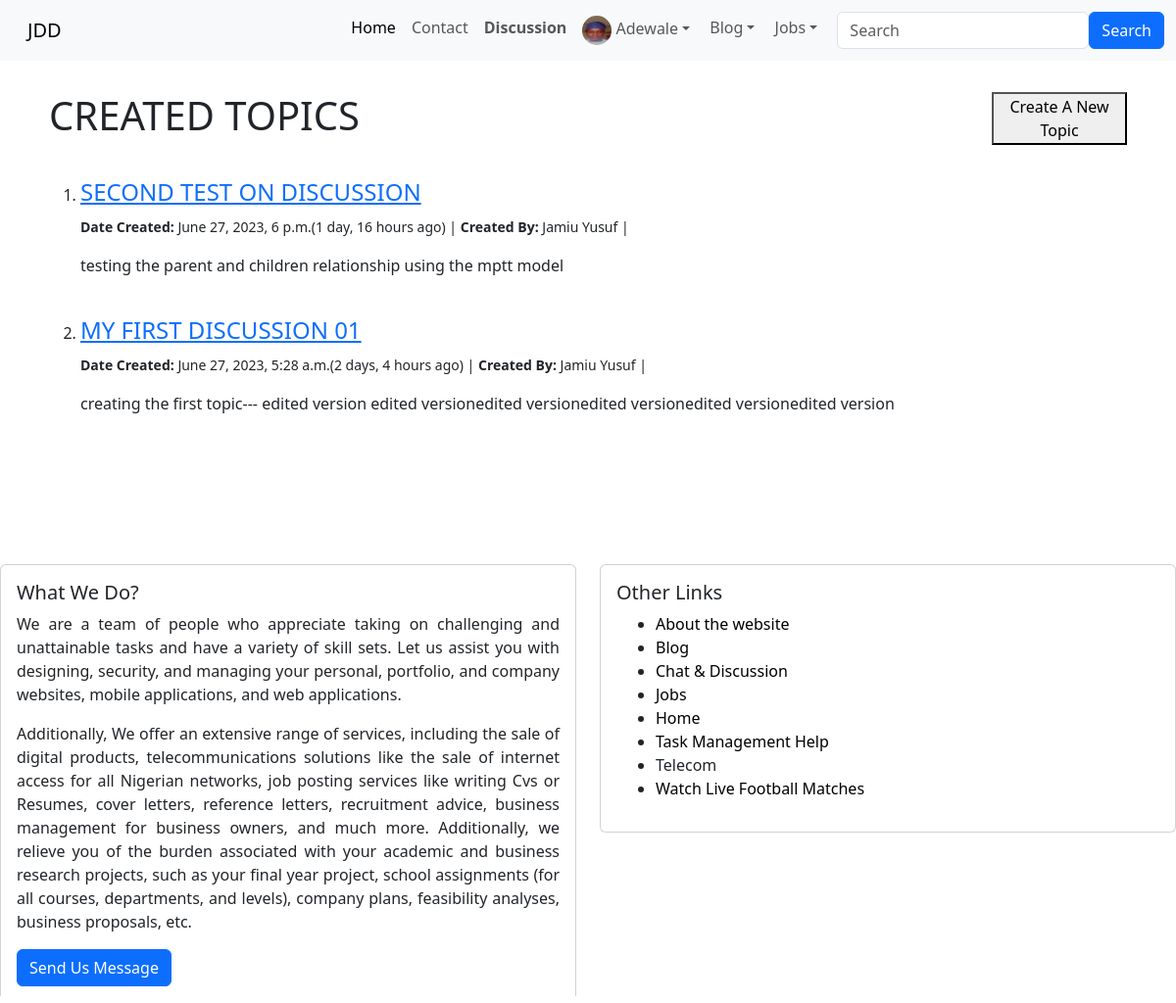
The app's page /discussion/discussion/ (signed in) with its own data.
### index/models.py (models this page shows, shortened)
class Profile(models.Model):
    user = models.OneToOneField(User, null=True, on_delete=models.CASCADE)
    bio = RichTextField(blank=True, null=True)
    profile_pic = models.ImageField(null=True, blank=True, upload_to="images/profile/")
    linkedln_url = models.CharField(max_length=255, blank=True, null=True)
    facebook_url =  models.CharField(max_length=255, blank=True, null=True)
    twitter_url= models.CharField(max_length=255, blank=True, null=True)
    instagram_url =  models.CharField(max_length=255, blank=True, null=True)
    whatsapp_url= models.CharField(max_length=255, blank=True, null=True)
    github_url=  models.CharField(max_length=255, blank=True, null=True)
    website_url= models.CharField(max_length=255, blank=True, null=True)
    email_url= models.CharField(max_length=255, blank=True, null=True)

### discussion/models.py (models this page shows, shortened)
class Discussion(models.Model):
    author = models.ForeignKey(User, on_delete=models.CASCADE)
    title = models.CharField(max_length=255, unique=True)
    date = models.DateTimeField(auto_now_add=True)
    content = RichTextField(blank=True, null=True, unique=True)
    likes = models.ManyToManyField(User, related_name='discuss_posts')

### discussion/views.py (the view)
# urls.py: path('discussion/', DiscussionHomeView.as_view(), name="discuss_list"),
class DiscussionHomeView(ListView):
    model = models.Discussion
    template_name = 'discussion/discuss_list.html'
    ordering = ['-date']

### discussion/templates/discussion/discuss_list.html (shortened to what this page needs)
{% extends 'home/base.html' %}
{% load humanize %}
{% block body %}
<div class="d-flex">
    <div class="p-2 w-100"><h1> CREATED TOPICS </h1></div>
    <div class="p-2 flex-shrink-1" ><a href="{% url 'discussion:create_discussion' %}"><button> Create A New Topic </button></a></div>
</div>
    <br>
        <ol>
        {% for discuss in object_list %}
        <li>
           <h4><a href="{% url 'discussion:discuss_details' discuss.pk %}"> {{discuss.title | upper}}</a></h4>
           {% if user.is_authenticated %}
                <small>
                   <b>Date Created:</b>  {{discuss.date}}({{discuss.date | naturaltime}}) | <b>Created By: </b>
                        {{discuss.author.first_name}} {{discuss.author.last_name}} |
                </small>
                <p>
                       {{discuss.content | safe | truncatewords:"30"}}
                </p>
        {% endif %}
        </li> <br>
        {% empty %}
            <h2>No recent discussion availabe at the moment....</h2>
        {% endfor %}
    </ol>
{% endblock %}

### index/templates/home/base.html (shortened to what this page needs)
{% load static %}
{% load humanize %}
<!doctype html>
<html lang="en" >
  <head>
    <link rel="stylesheet" href="https://cdn.jsdelivr.net/npm/bootstrap@5.3.0-alpha3/dist/css/bootstrap.rtl.min.css">
    {% load static %}
  </head>
  <header>
    <nav class="navbar navbar-expand-lg bg-body-tertiary">
      <div class="container-fluid">
        <a class="navbar-brand" href="{% url 'index:home' %}">JDD</a>
        <div class="collapse navbar-collapse" id="navbarSupportedContent">
          <ul class="navbar-nav me-auto mb-2 mb-lg-0">
            <li class="nav-item">
            <a class="nav-link active" aria-current="page" href="{% url 'index:home' %}">Home</a>
            </li>
            <li class="nav-item">
              <a class="nav-link" href="{% url 'contact:contact' %}">Contact</a>
            </li>
            <li class="nav-item">
              <a class="nav-link" href="{% url 'discussion:discuss_list' %}"><b>Discussion</b> </a>
            </li>
            {% if user.is_authenticated %}
                  <li class="nav-item dropdown">
                    <a class="nav-link dropdown-toggle" href="" role="button"
                    data-bs-toggle="dropdown" aria-expanded="false">
                    {% if user.profile.profile_pic %}
                    <img src="{{ user.profile.profile_pic.url }}" class="rounded-circle" alt="Author profile image" width="30" height="30"> {{ user }}
                    {% else %}
                        <img src="{% static 'images/profile_user_icon.png' %}" class="rounded-circle" alt="Default profile image" width="20" height="20"> {{user}}
                    {% endif %}
                    </a>
                  </li>
                   <li class="nav-item dropdown">
                    <a class="nav-link dropdown-toggle" href="{% url 'index:blog_list' %}" role="button"
                    data-bs-toggle="dropdown" aria-expanded="false">
                    Blog
                    </a>
                  </li>
                  <li class="nav-item dropdown">
                    <a class="nav-link dropdown-toggle" href="{% url 'index:blog_list' %}" role="button"
                    data-bs-toggle="dropdown" aria-expanded="false">
                     Jobs
                    </a>
                  </li>
            {% endif %}
          </ul>
          {% include 'home/search.html' %}
        </div>
      </div>
    </nav>
  </header>
  <body>
    <div class="container"> <br>
        {% block body %} {% endblock %}
      </div>
  </body>
  <footer>
<br><br><br><br>
    <div class="row">
      <div class="col-sm-6 mb-3 mb-sm-0">
        <div class="card">
          <div class="card-body">
            <h5 class="card-title">What We Do?</h5>
            <p class="card-text" style="text-align: justify;">
              We are a team of people who appreciate taking on challenging and unattainable tasks and have a variety of skill sets.
              Let us assist you with designing, security, and managing your personal, portfolio, and company websites,
              mobile applications, and web applications.
            </p>
            <p style="text-align: justify;">
               Additionally, We offer an extensive range of services, including the sale of digital products, telecommunications solutions
              like the sale of internet access for all Nigerian networks, job posting services like writing Cvs or Resumes,
              cover letters, reference letters, recruitment advice, business management for business owners, and much more.
              Additionally, we relieve you of the burden associated with your academic and business research projects, such
              as your final year project, school assignments (for all courses, departments, and levels), company plans,
              feasibility analyses, business proposals, etc.
            </p>
            <a href="{% url 'contact:contact' %}" class="btn btn-primary">Send Us Message</a>
          </div>
        </div>
      </div>
      <div class="col-sm-6">
        <div class="card">
          <div class="card-body">
            <h5 class="card-title">Other Links</h5>
            <ul>
              <li><a href="#" class="footer-link">About the website</a></li>
              <li><a href="{% url 'index:blog_list' %}" class="footer-link">Blog</a></li>
              <li><a href="{% url 'discussion:discuss_list' %}" class="footer-link">Chat & Discussion</a></li>
              <li><a href="{% url 'jobs:job_list' %}" class="footer-link">Jobs</a></li>
              <li><a href="{% url 'index:home' %}" class="footer-link">Home</a></li>
              <li><a href="{% url 'tasks:tasks_list' %}" class="footer-link">Task Management Help</a></li>
              <li class="nav-item">
                <a class="nav-link" href="{% url 'index:telecom' %}">Telecom</a>
              </li>
              <li><a href="https://afr.808scoretv.com/" class="footer-link">Watch Live Football Matches</a></li>
            </ul>
          </div>
        </div>
      </div>
    </div>
  </footer>
</html>

### index/templates/home/base.html (style rules this page uses)
.footer-link { text-decoration: none; color: black; }

### records on screen
Discussion: title "SECOND TEST ON DISCUSSION", date "June 27, 2023, 6 p.m.", date "1 day, 16 hours ago", author.first_name "Jamiu", author.last_name "Yusuf", content "testing the parent and children relationship using the mptt model"
Discussion: title "MY FIRST DISCUSSION 01", date "June 27, 2023, 5:28 a.m.", date "2 days, 4 hours ago", author.first_name "Jamiu", author.last_name "Yusuf", content "creating the first topic--- edited version edited versionedited versionedited versionedited versionedited version"

### other values on screen
{{ user }} "Adewale"
